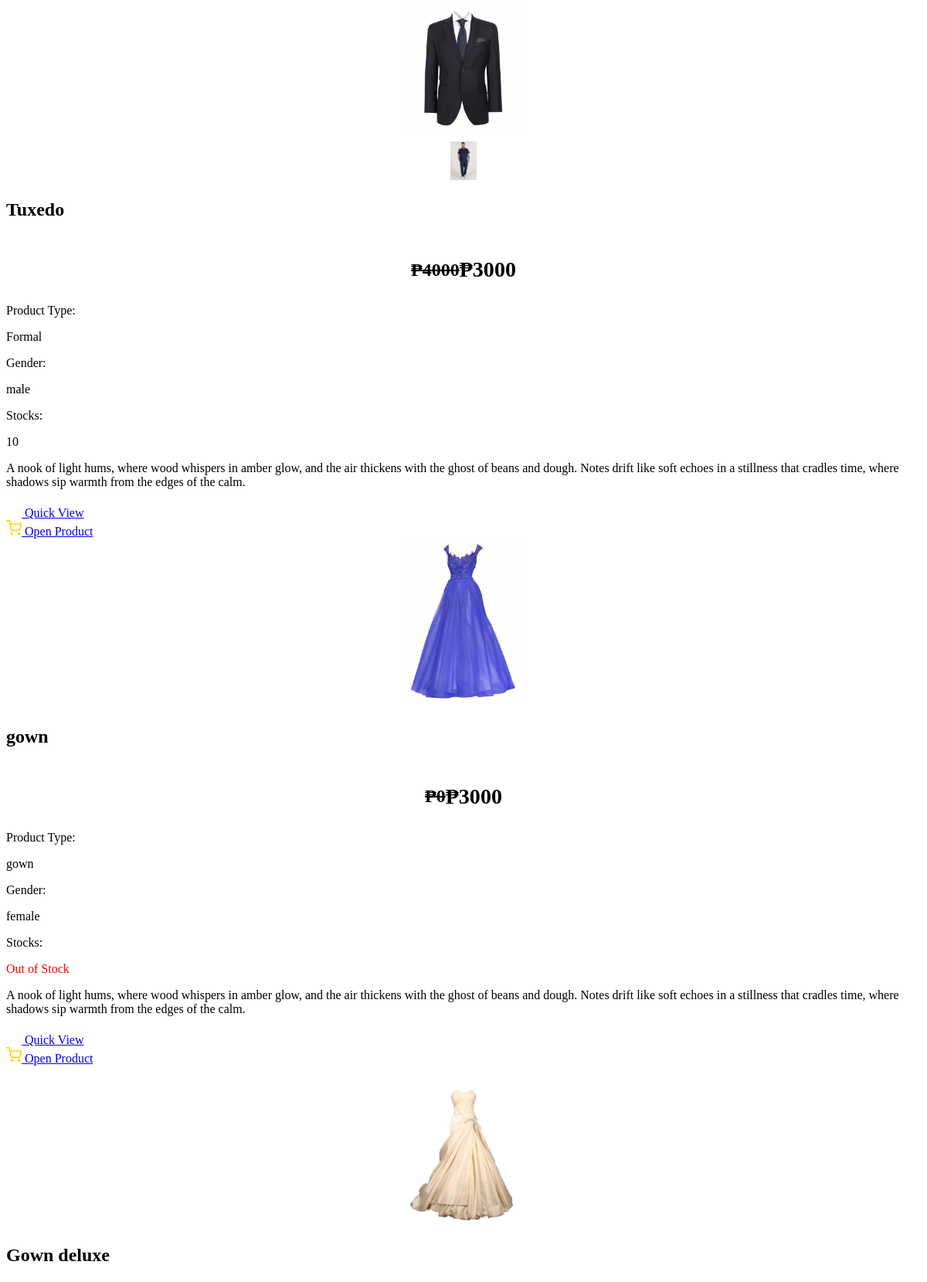
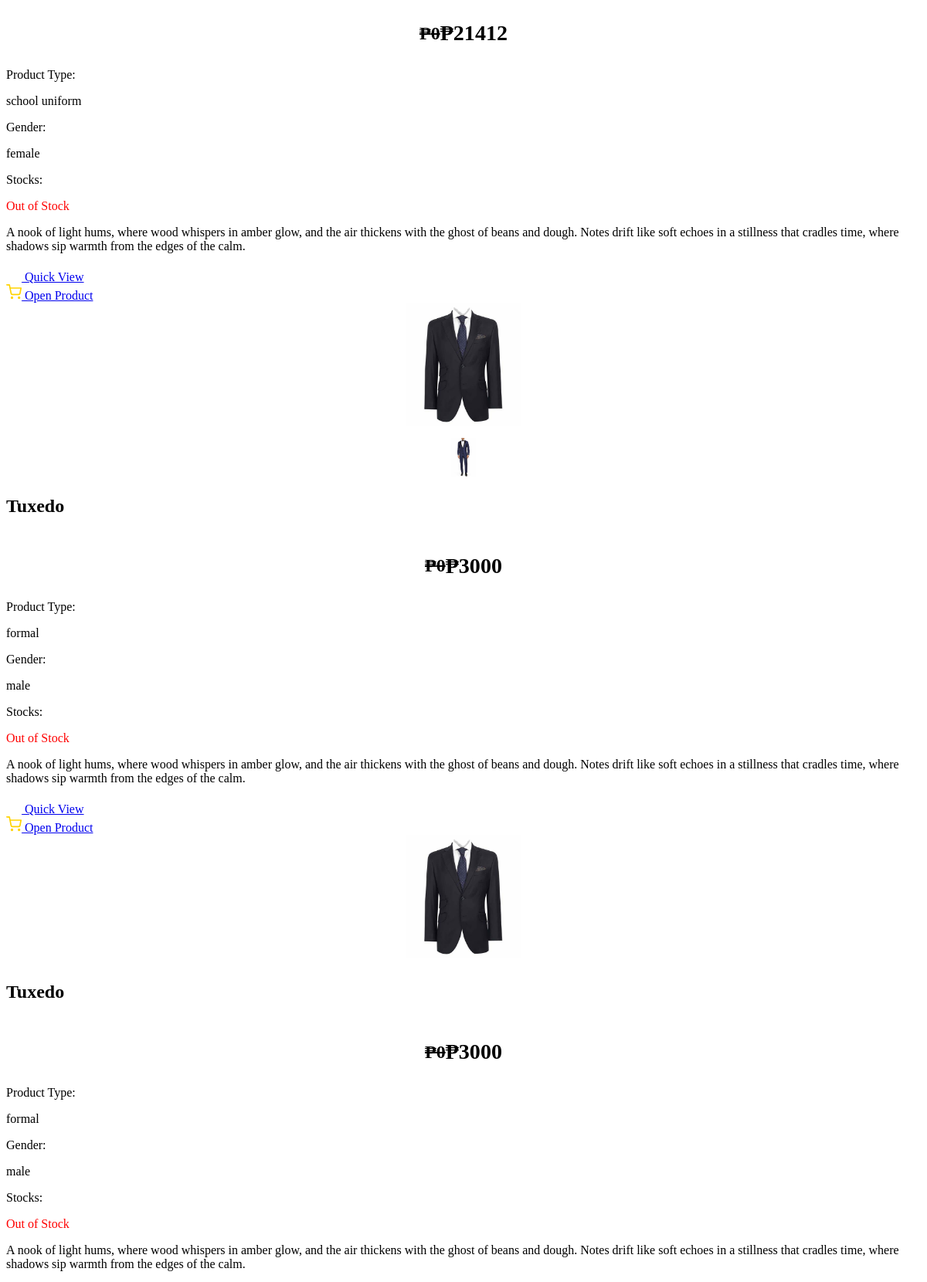
The page /load_products.php (upper part) on the database its author committed (2 pictures, top to bottom).
### tables this page shows
CREATE TABLE `products` (
  `id` int(11) NOT NULL,
  `product_status` varchar(255) NOT NULL,
  `product_name` varchar(255) NOT NULL,
  `product_type` varchar(255) NOT NULL,
  `extra_small` int(255) NOT NULL,
  `small` int(255) NOT NULL,
  `medium` int(255) NOT NULL,
  `large` int(255) NOT NULL,
  `extra_large` int(255) NOT NULL,
  `gender` varchar(255) NOT NULL,
  `previous_price` bigint(255) NOT NULL,
  `price` bigint(255) NOT NULL,
  `rent_price` bigint(255) NOT NULL,
  `product_description` text NOT NULL,
  `photo` varchar(255) NOT NULL
);

### load_products.php (the view, shortened to what this page needs)
<?php
require 'dbconnect.php';
$page = isset($_POST['page']) ? (int) $_POST['page'] : 1;
$productsPerPage = 8;
$start = ($page - 1) * $productsPerPage;
$sql = "SELECT *,
            (extra_small + small + medium + large + extra_large) AS total_quantity
        FROM products
        WHERE product_status='active'";
$sql .= " LIMIT $start, $productsPerPage";
$result = $conn->query($sql);
if ($result->num_rows > 0) {
    while ($row = $result->fetch_assoc()) {
        $images = explode(',', $row['photo']);
?>
        <div class="readymade-box">
            <div class="main-image">
                <img src="admin/products/<?php echo $images[0]; ?>" alt="<?php echo $row['product_name']; ?>">
            </div>
            <div class="thumbnail-container">
                <?php foreach ($images as $index => $image): ?>
                    <?php if ($index > 0):
                    ?>
                        <div class="thumbnail">
                            <img src="admin/products/<?php echo $image; ?>" alt="<?php echo $row['product_name']; ?>">
                        </div>
                    <?php endif; ?>
                <?php endforeach; ?>
            </div>
            <h2><?php echo $row['product_name']; ?></h2>
            <div style="display:flex; flex-direction: row; justify-content:center; align-items:center; font-size:1.5rem;">
                <h3 style="font-size: 1.5rem; color: var(--text-color2);"><del>₱<?php echo $row['previous_price']; ?></del></h3>
                <h3>₱<?php echo $row['price']; ?></h3>
            </div>
            <div class="info-label"><label for="">Product Type:</label>
                <p><?php echo $row['product_type']; ?></p>
            </div>
            <div class="info-label"><label for="">Gender:</label>
                <p><?php echo $row['gender']; ?></p>
            </div>
            <div class="info-label"><label for="">Stocks:</label>
                <p style="color: <?php echo $row['total_quantity'] == 0 ? 'red' : 'var(--text-color)'; ?>;">
                    <?php echo $row['total_quantity'] == 0 ? 'Out of Stock' : $row['total_quantity']; ?>
                </p>
            </div>
            <p class="description"><?php echo $row['product_description']; ?></p>
            <a href="productView.php?view_id=<?php echo $row['id']; ?>">
                <div class="default-btn">
                    <svg class="css-i6dzq1" stroke-linejoin="round" stroke-linecap="round" fill="none"
                        stroke-width="2" stroke="#FFF" height="20" width="20" viewBox="0 0 24 24">
                        <path d="M1 12s4-8 11-8 11 8 11 8-4 8-11 8-11-8-11-8z"></path>
                        <circle r="3" cy="12" cx="12"></circle>
                    </svg>
                    <span>Quick View</span>
                </div>
                <div class="hover-btn">
                    <span>Open Product</span>
                </div>
            </a>
        </div>
<?php
    }
} else {
    echo "No products found.";
}
?>

### load_products.php (style rules this page uses)
.main-image { width: 100%; max-width: 300px; margin: auto; display: flex; align-items: center; justify-content: center; }
.main-image img { max-width: 150px; height: auto; }
.thumbnail-container { display: flex; justify-content: center; margin-top: 10px; flex-wrap: wrap; }
.thumbnail { margin: 5px; }
.thumbnail img { max-width: 50px; max-height: 50px; height: auto; cursor: pointer; transition: transform 0.2s; }

### rows shown on the page
products: shows a picture, product_name "Tuxedo", previous_price "4000", price "3000", product_type "Formal", gender "male", total_quantity "10", product_description "A nook of light hums, where wood whispers in amber glow, and the air thickens with the ghost of beans and dough. Notes drift like soft echoes in a stillness that cradles time, where shadows sip warmth from the edges of the calm."
products: photo (picture), product_name "gown", previous_price "0", price "3000", product_type "gown", gender "female", shows "Out of Stock", product_description "A nook of light hums, where wood whispers in amber glow, and the air thickens with the ghost of beans and dough. Notes drift like soft echoes in a stillness that cradles time, where shadows sip warmth from the edges of the calm."
products: photo (picture), product_name "Gown deluxe", previous_price "0", price "21412", product_type "school uniform", gender "female", shows "Out of Stock", product_description "A nook of light hums, where wood whispers in amber glow, and the air thickens with the ghost of beans and dough. Notes drift like soft echoes in a stillness that cradles time, where shadows sip warmth from the edges of the calm."
products: shows a picture, product_name "Tuxedo", previous_price "0", price "3000", product_type "formal", gender "male", shows "Out of Stock", product_description "A nook of light hums, where wood whispers in amber glow, and the air thickens with the ghost of beans and dough. Notes drift like soft echoes in a stillness that cradles time, where shadows sip warmth from the edges of the calm."
products: photo (picture), product_name "Tuxedo", previous_price "0", price "3000", product_type "formal", gender "male", shows "Out of Stock", product_description "A nook of light hums, where wood whispers in amber glow, and the air thickens with the ghost of beans and dough. Notes drift like soft echoes in a stillness that cradles time, where shadows sip warmth from the edges of the calm."
